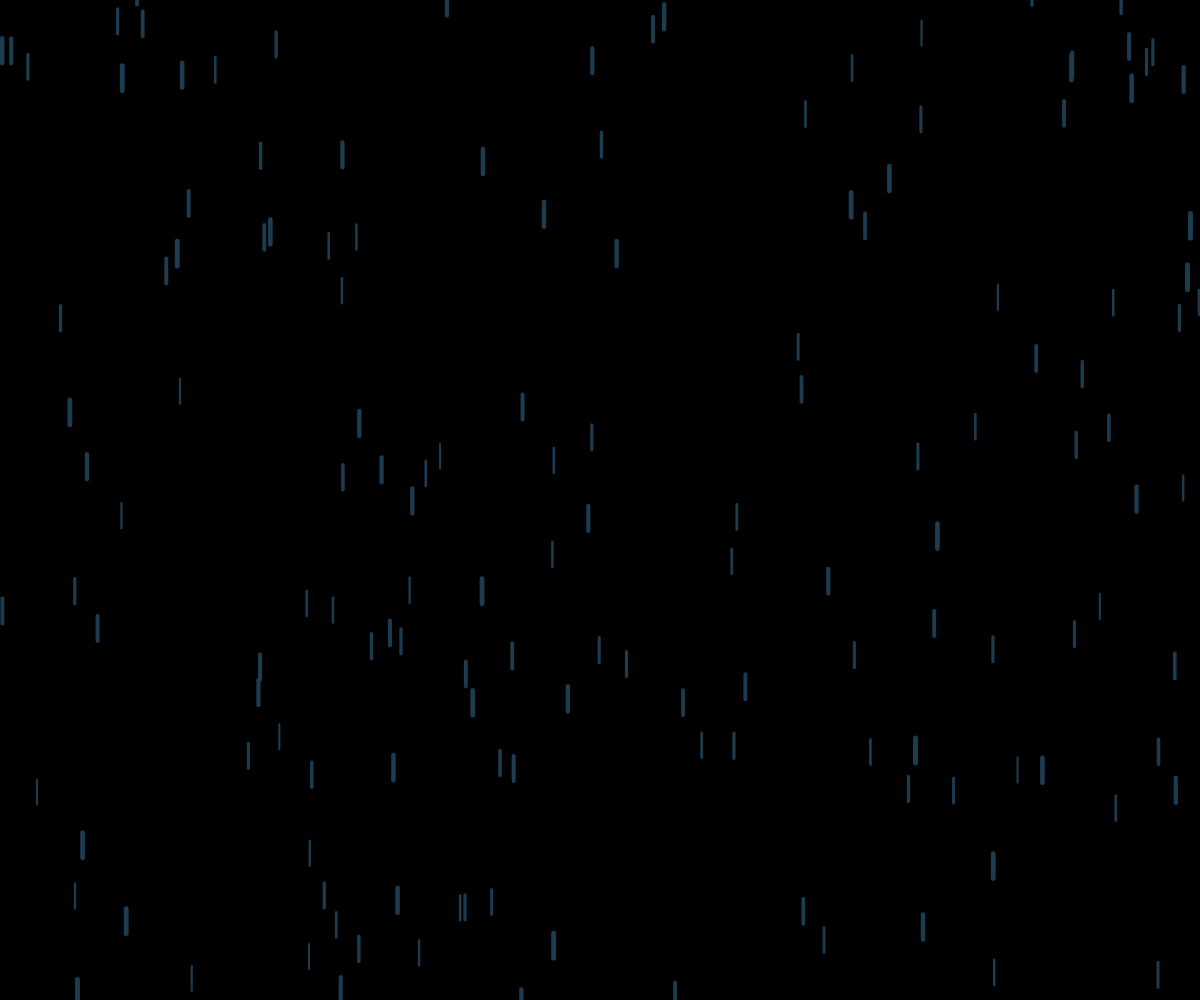
Frame 1 (no input)
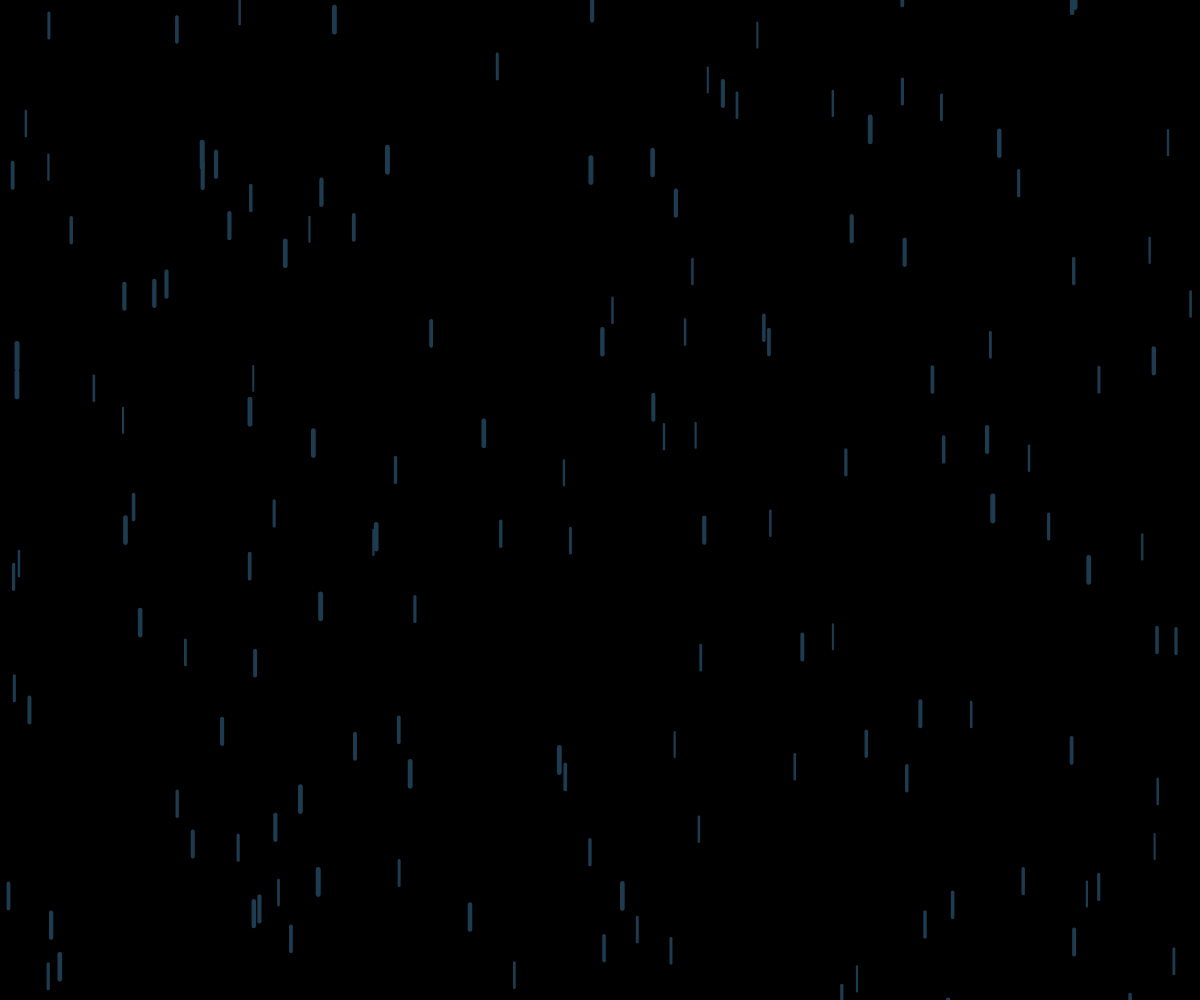
Frame 60 (no input)
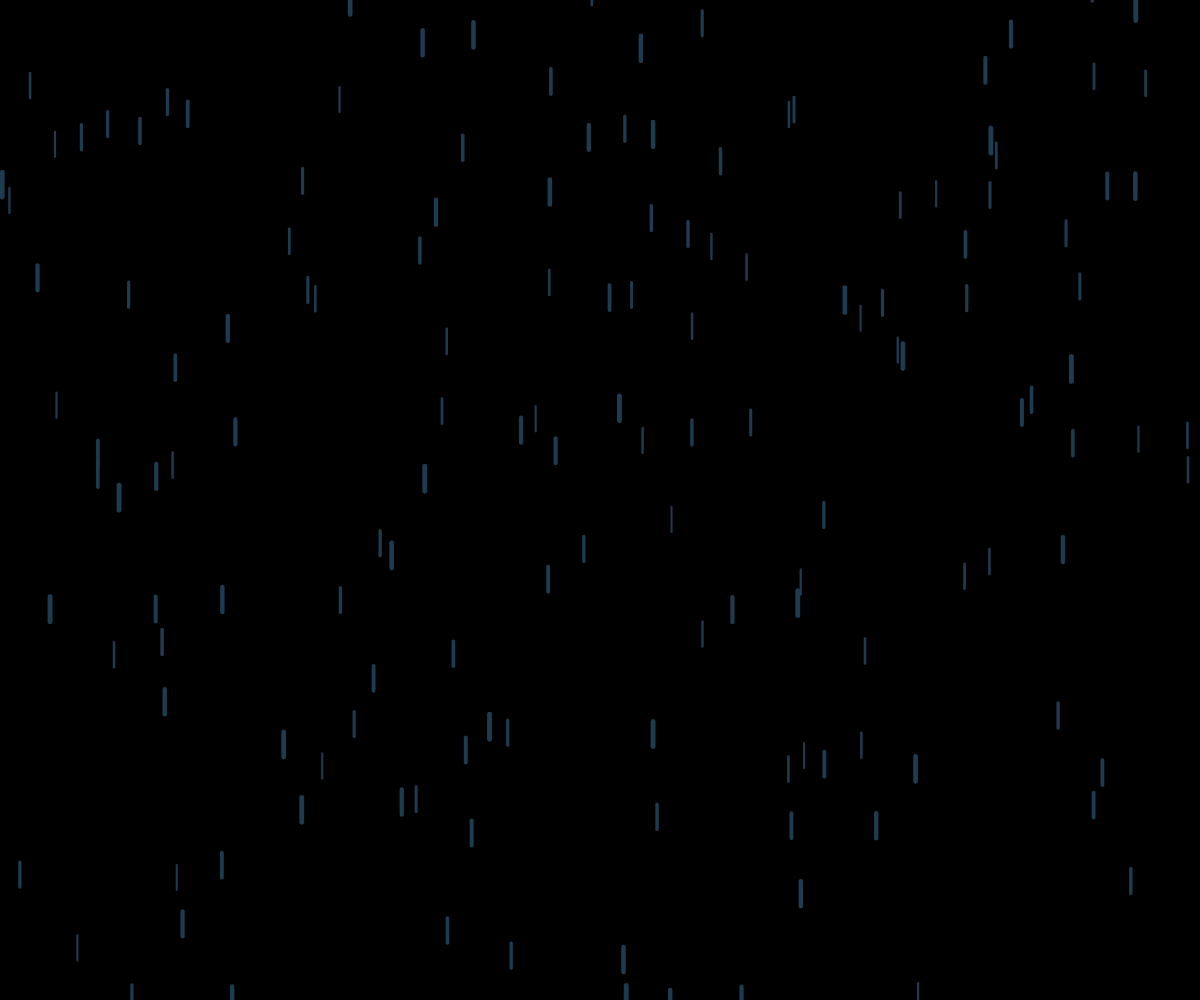
Frame 120 (the mouse pressed at the canvas centre since frame 60)

The p5.js sketch that drew these frames (run headless with seeded random() and noise() and a simulated clock; from frame 60 on, the mouse is pressed at the canvas centre):

// p5.js sketch
// ── sketch.js
function setup() {
	createCanvas(windowWidth, windowHeight)
}

function windowResized() {
	resizeCanvas(windowWidth, windowHeight)
}

function draw() {
	background(0)
	stroke(30, 60, 80)


	for (let i = 0; i < 150; i++){
		let lunghezza = random(25, 25)
		let gocciax = random(0, width)
		let gocciay = random(- lunghezza, height)
		strokeWeight(random(2, 5))
		line(gocciax, gocciay, gocciax, gocciay + lunghezza)
	}
	if (random(100) < 0.2)background(255)
} 
